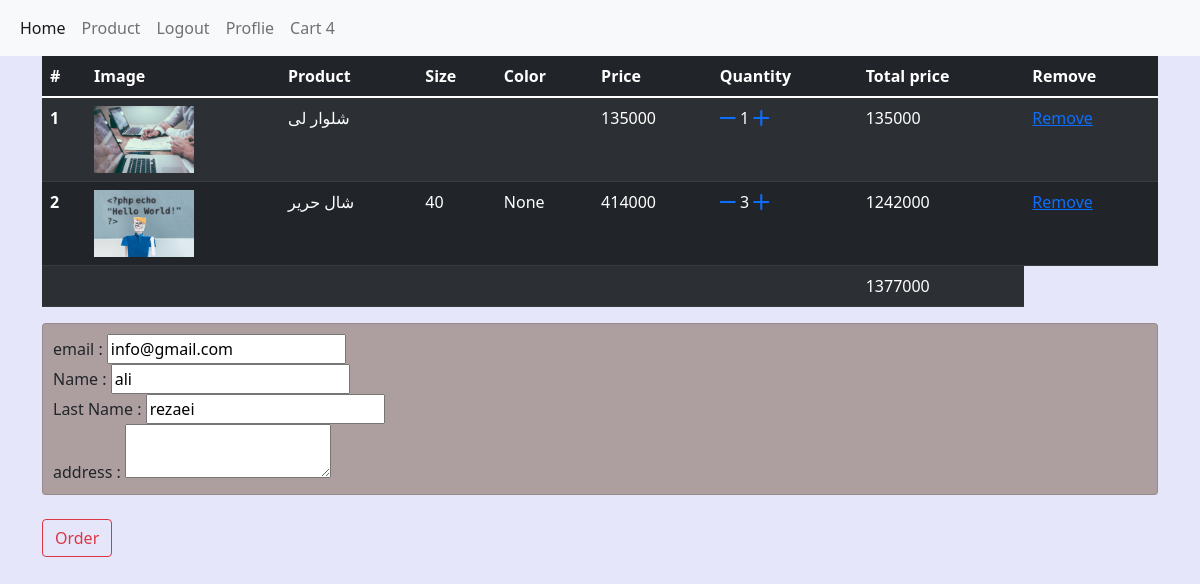
The app's page /cart/ (signed in) with its own data.
### cart/models.py (models this page shows, shortened)
class Cart(models.Model):
    product = models.ForeignKey(Product,on_delete=models.CASCADE)
    user = models.ForeignKey(User,on_delete=models.CASCADE)
    variant = models.ForeignKey(Variatns,on_delete=models.CASCADE,null=True,blank=True)
    quantity =models.PositiveIntegerField()

### home/models.py (models this page shows, shortened)
class Product(models.Model):
    VARIANT =(
        ('None','none'),
        ('Size', 'size'),
        ('Color', 'color'),
    )
    category = models.ManyToManyField(Category,blank=True)
    change = models.BooleanField(default=False)
    name = models.CharField(max_length=100)
    amount = models.PositiveIntegerField()
    unit_price = models.PositiveIntegerField()
    discount = models.PositiveIntegerField(null=True,blank=True)
    total_price = models.PositiveIntegerField()
    information = models.TextField()
    create = models.DateTimeField(auto_now_add=True)
    update = jmodels.jDateTimeField(auto_now=True)
    available = models.BooleanField(default=True)
    brand = models.ForeignKey('Brand',on_delete=models.CASCADE,null=True,blank=True)
    status = models.CharField(null=True,blank=True,max_length=10,choices=VARIANT)
    tags = TaggableManager(blank=True)
    image = models.ImageField(upload_to='product')
    like = models.ManyToManyField(User, blank=True ,related_name='product_like')
    total_like = models.PositiveIntegerField(default=0)
    unlike = models.ManyToManyField(User, blank=True, related_name='product_unlike')
    total_unlike = models.PositiveIntegerField(default=0)
    favorite = models.ManyToManyField(User,blank=True,related_name='fa_user')
    total_favorite = models.IntegerField(default=0)
    sell = models.IntegerField(default=0)
    view = models.ManyToManyField(User, blank=True, null=True, related_name='product_view')
    num_view = models.IntegerField(default=0)
    def total_like(self):
        return self.like.count()
    def total_unlike(self):
        return self.unlike.count()
    @property
    def total_price(self):
        if not self.discount:
            return self.unit_price
        elif self.discount:
            total = (self.discount * self.unit_price) / 100
            return int(self.unit_price - total)
        return self.total_price
    def __init__(self,*args,**kwargs):
        super().__init__(*args,**kwargs)
        self.old_price = self.unit_price

class Variatns(models.Model):
    name = models.CharField(max_length=100)
    update = jmodels.jDateTimeField(auto_now=True)
    product_variant = models.ForeignKey(Product,on_delete=models.CASCADE)
    size_variant = models.ForeignKey(Size,on_delete=models.CASCADE,null=True,blank=True)
    color_variant = models.ForeignKey(Color, on_delete=models.CASCADE,null=True,blank=True)
    amount = models.PositiveIntegerField()
    unit_price = models.PositiveIntegerField()
    change = models.BooleanField(default=False)
    brand = models.ForeignKey('Brand', on_delete=models.CASCADE, null=True, blank=True)
    discount = models.PositiveIntegerField(null=True, blank=True)
    total_price = models.PositiveIntegerField()
    @property
    def total_price(self):
        if not self.discount:
            return self.unit_price
        elif self.discount:
            total = (self.discount * self.unit_price) / 100
            return int(self.unit_price - total)
        return self.total_price

class Size(models.Model):
    name = models.CharField(max_length=50)
    def __str__(self):
        return self.name

### accounts/models.py (models this page shows, shortened)
class Profile(models.Model):
    user = models.OneToOneField(User,on_delete=models.CASCADE)
    phone = models.IntegerField(null=True,blank=True)
    address = models.TextField(null=True,blank=True)
    profile_image = models.ImageField(upload_to='profile/',default='img_3.jpg',null=True,blank=True)

### cart/views.py (the view)
# urls.py: path('',views.cart_detail,name='cart_detail'),
def cart_detail(request):
    cart = Cart.objects.filter(user_id=request.user.id)
    form = OrderForm()
    user = request.user
    total =0
    for p in cart:
        if p.product.status !='None':
            total += p.variant.total_price * p.quantity
        else:
            total += p.product.total_price * p.quantity
    return render(request,'cart/cart.html',{'cart':cart,'total':total,'form':form,'user':user})

### order/models.py
class OrderForm(ModelForm):
    class Meta :
        model = Order
        fields = ['email','f_name','l_name','address']

### home/context_processors.py (called while the page is built)
def get_cart(request):
    nums = Cart.objects.filter(user_id=request.user.id).aggregate(sum=Sum('quantity'))['sum']
    context ={'nums':nums}
    return context

### cart/templates/cart/cart.html (shortened to what this page needs)
{% extends '_base.html' %}
{% block body %}
    <div class="container">
        <table class="table table-dark table-striped">
            <thead>
            <tr>
                <th scope="col">#</th>
                <th scope="col">Image</th>
                <th scope="col">Product</th>
                <th scope="col">Size</th>
                <th scope="col">Color</th>
                <th scope="col">Price</th>
                <th scope="col">Quantity</th>
                <th scope="col">Total price</th>
                <th scope="col">Remove</th>
            </tr>
            </thead>
            <tbody>
            {% for c in cart %}
                    <tr>
                        <th scope="row">{{ forloop.counter }}</th>
                        <td><img src="{{ c.product.image.url }}" width="100" alt="" title=""> </td>
                        <td>{{ c.product.name }}</td>
                        <td>{{ c.variant.size_variant }}</td>
                        <td>{{ c.variant.color_variant }}</td>
                        <td>
                            {% if c.product.status != 'None' %}
                                {{ c.variant.total_price }}
                            {% else %}
                                {{ c.product.total_price }}
                            {% endif %}
                        </td>
                        <td>
                            <a href="{% url 'cart:remove_single' c.id %}"><i class="bi bi-dash-lg"></i></a>
                            {{ c.quantity }}
                            <a href="{% url 'cart:add_single' c.id %}"><i class="bi bi-plus-lg"></i></a>
                        </td>
                    <td>
                        {% if c.product.status != 'None' %}
                            {%  widthratio c.variant.total_price 1 c.quantity %}
                        {% else %}
                            {%  widthratio c.product.total_price 1 c.quantity %}
                        {% endif %}
                    </td>
                    <td>
                        <a href="{% url 'cart:remove_cart' c.id %}">Remove</a>
                    </td>
                    </tr>
            {% endfor %}
            <tr>
                <td colspan="7"></td>
                <td>{{ total }}</td>
            </tr>
            </tbody>
        </table>
    <div class="row">
        <form action="{% url 'order:order_create'  %}" method="post">
            <div class="card" style="padding: 10px;background-color: #ad9f9f;">
                <label for="em">email :
                    <input type="email" name="email" value="{{ user.email }}" id="em">
                </label>
                <label for="emn">Name :
                    <input type="text" name="f_name" value="{{ user.first_name }}" id="emn">
                </label>
                <label for="eml">Last Name :
                    <input type="text" name="l_name" value="{{ user.last_name }}" id="eml">
                </label>
                <label for="emad">address :
                    <textarea name="address" id="emad" value="{{ user.profile.address }}"></textarea>
                </label>
            </div>
            <br>
            <button type="submit" class="btn btn-outline-danger">Order</button>
        </form>
    </div>
    </div>
{% endblock %}

### static/css/back.css (style rules this page uses)
body { background-color: lavender; }

### records on screen
Cart: product.image (picture), product.name "شلوار لی", product.total_price "135000", quantity "1", product+quantity "135000"
Cart: product.image (picture), product.name "شال حریر", variant.size_variant "40", variant.color_variant "None", variant.total_price "414000", quantity "3", variant+quantity "1242000"

### other values on screen
{{ nums }} "4"
{{ total }} "1377000"
